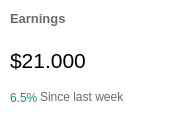
       <widget class="QWidget" name="earningStatOffice" native="true">
        <property name="geometry">
         <rect>
          <x>220</x>
          <y>29</y>
          <width>181</width>
          <height>121</height>
         </rect>
        </property>
        <property name="styleSheet">
         <string notr="true">background-color:white;
border-radius:5px;</string>
        </property>
        <widget class="QLabel" name="EarningsText">
         <property name="geometry">
          <rect>
           <x>10</x>
           <y>8</y>
           <width>81</width>
           <height>21</height>
          </rect>
         </property>
         <property name="font">
          <font>
           <pointsize>10</pointsize>
           <weight>75</weight>
           <bold>true</bold>
          </font>
         </property>
         <property name="styleSheet">
          <string notr="true">color:#686A72;</string>
         </property>
         <property name="text">
          <string>Earnings</string>
         </property>
        </widget>
        <widget class="QLabel" name="earning_sum">
         <property name="geometry">
          <rect>
           <x>10</x>
           <y>40</y>
           <width>101</width>
           <height>41</height>
          </rect>
         </property>
         <property name="font">
          <font>
           <pointsize>16</pointsize>
          </font>
         </property>
         <property name="text">
          <string>$21.000</string>
         </property>
        </widget>
        <widget class="QLabel" name="earning_pourcetage">
         <property name="geometry">
          <rect>
           <x>10</x>
           <y>90</y>
           <width>49</width>
           <height>16</height>
          </rect>
         </property>
         <property name="styleSheet">
          <string notr="true">color:#129B51;</string>
         </property>
         <property name="text">
          <string>6.5%</string>
         </property>
        </widget>
        <widget class="QLabel" name="label_11">
         <property name="geometry">
          <rect>
           <x>40</x>
           <y>89</y>
           <width>101</width>
           <height>16</height>
          </rect>
         </property>
         <property name="styleSheet">
          <string notr="true">color:#686A72;</string>
         </property>
         <property name="text">
          <string>Since last week</string>
         </property>
        </widget>
        <widget class="QLabel" name="label_12">
         <property name="geometry">
          <rect>
           <x>141</x>
           <y>8</y>
           <width>31</width>
           <height>31</height>
          </rect>
         </property>
         <property name="text">
          <string/>
         </property>
         <property name="pixmap">
          <pixmap resource="res.qrc">:/img/img/dollar_icon.png</pixmap>
         </property>
        </widget>
       </widget>
